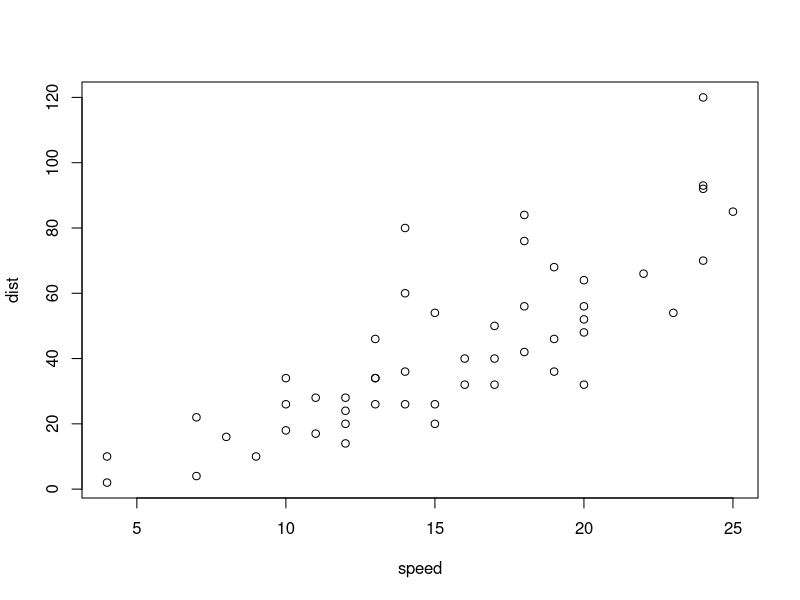
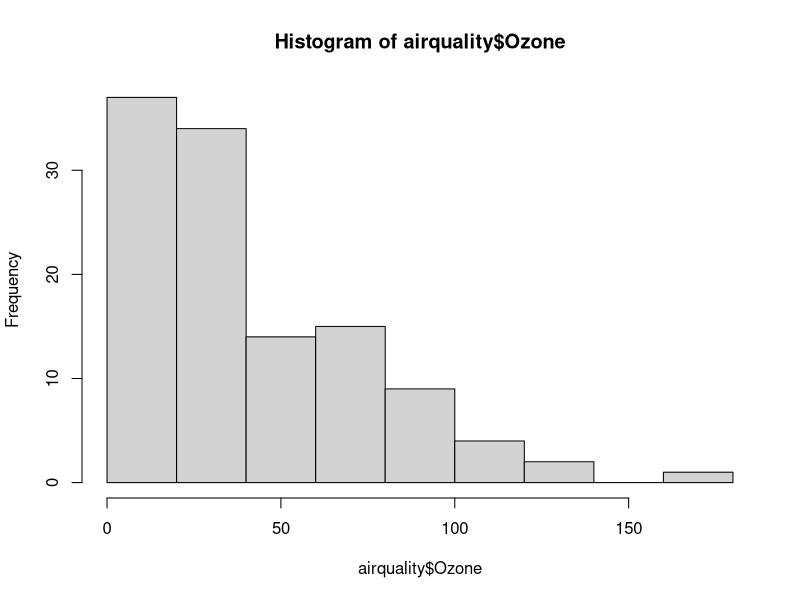
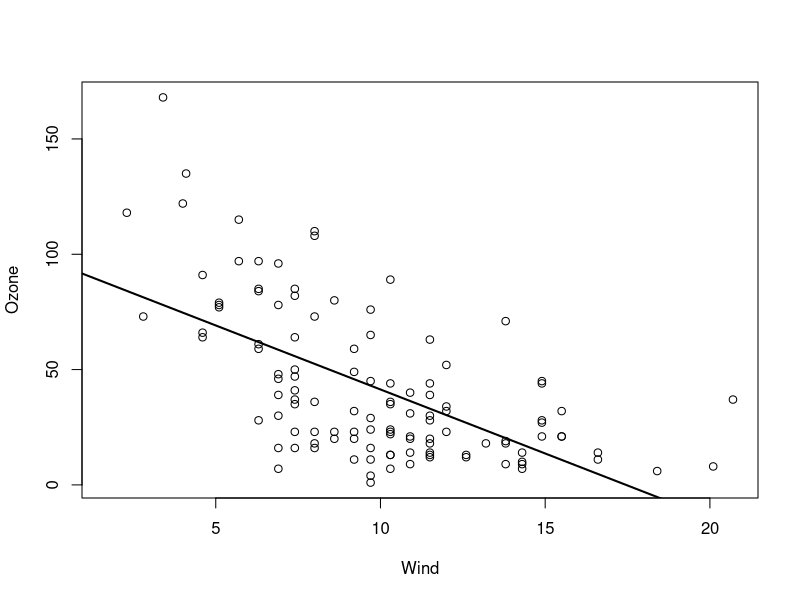
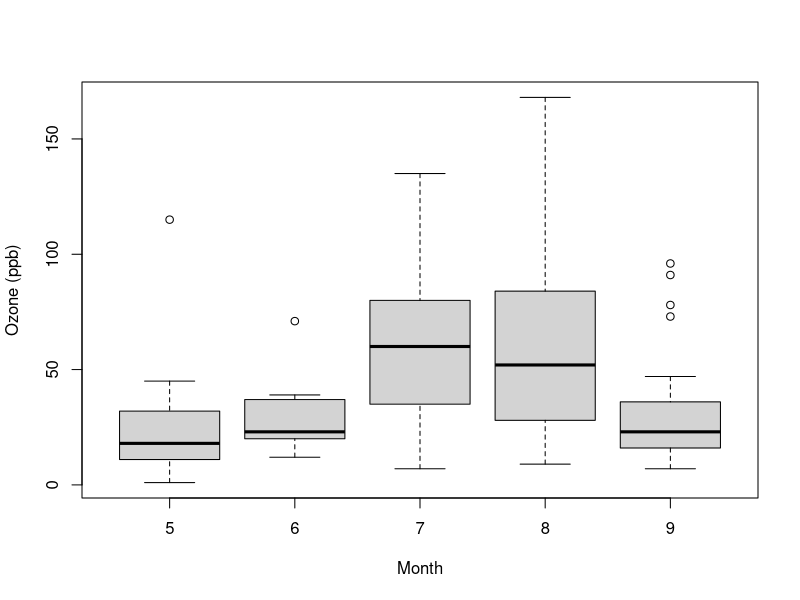
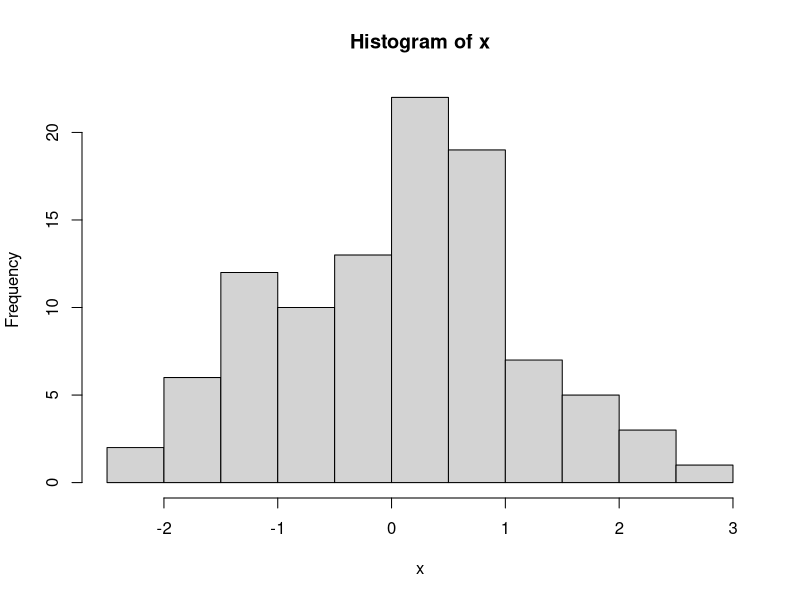
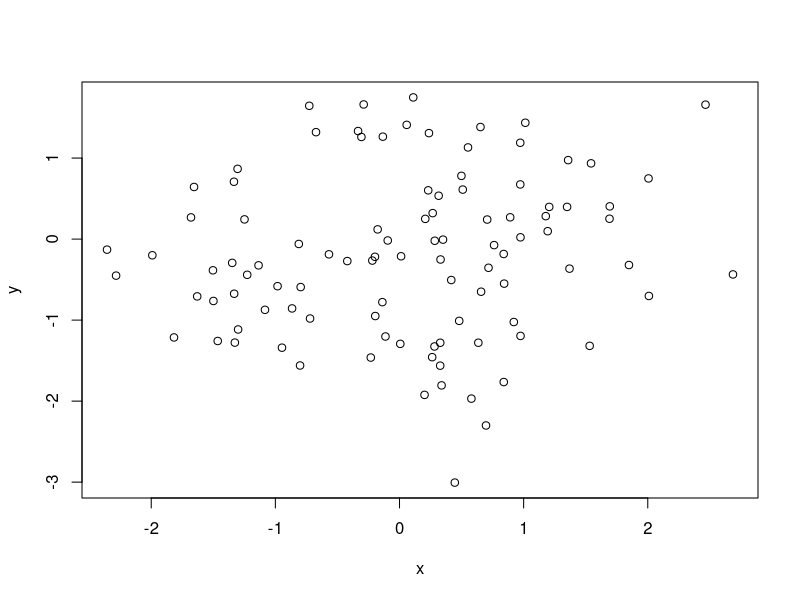
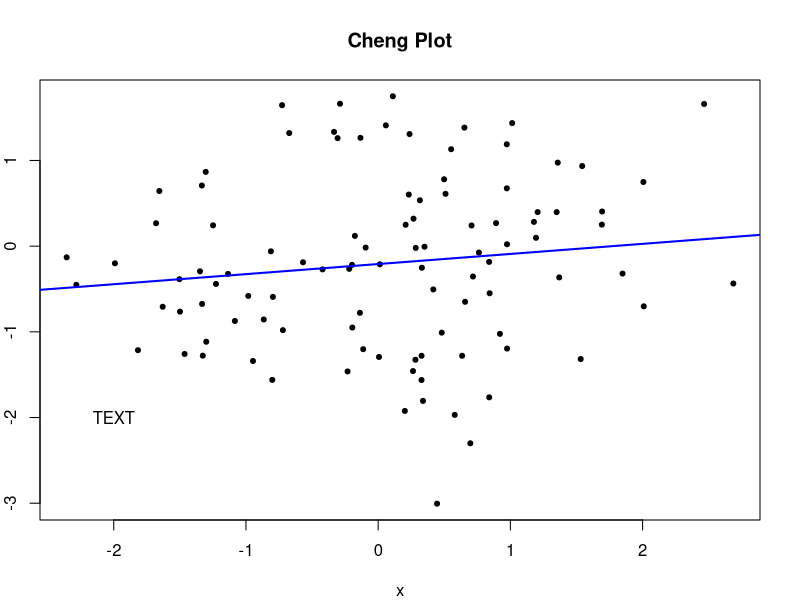
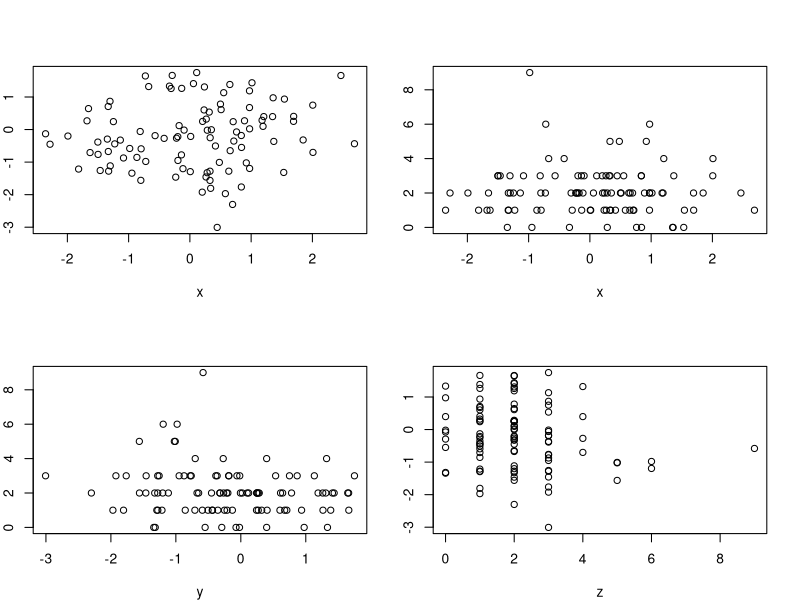

R code for these plots, in order:
#### Exploratory Data Analysis WEEK 1 ####




#### The Base Plotting System #### plot, hist, boxplot
## Original plot system
## cannot go back after started

## pch : plotting symbol
## lty : line type
## lwd : line with
## col : plotting color
## xlab, ylab : axis label
## main, sub : title for the plot


library(datasets)
data(cars)
with(cars, plot(speed, dist))

data(airquality)
hist(airquality$Ozone)

with(airquality,plot(Wind, Ozone))
model <- lm(Ozone ~ Wind, airquality)
abline(model, Wind, lwd = 2)

boxplot(Ozone ~ Month, airquality, xlab = 'Month', ylab = 'Ozone (ppb)')

## case study ##
x <- rnorm(100)
hist(x)
y <- rnorm(100)
plot(x,y)
par(mar = c(4,2,4,2))
plot(x,y, pch = 20)
title('Cheng Plot')
text(-2, -2, 'TEXT')
fit <- lm(y~x)
abline(fit, lwd = 2, col = 'blue')

## location
z <- rpois(100,2)
par(mfrow = c(2,2))
plot(x,y)
plot(x,z)
plot(y,z)
plot(z,y)





#### The Lattice System ####
## Created with a single function 
## Things are set automatically
## Cannot add anything after started




#### ggplot2 System ####
## Easier
## Default mode makes many choices for the user
## Mix of base and lattice

library(ggplot2)
data(mpg)
qplot(displ, hwy, data = mpg)
qplot(speed, dist, data = cars)




#### Graphics Device ####
## make a plot appear a window, a PDF, a JPEG
## pdf
## svg
## png
## jpeg
## tiff

## currently alive graphics device can be found by calling dev.cur()
## every open graphics device is assigned an interger >=2
## only occur one device at a time
## copy plots: dev.copy()   dev.copy2pdf

## create plot in pdf ##
pdf(file = 'My Plot.pdf')
library(datasets)
with(faithful, plot(eruptions, waiting))
title(main = 'Old Faithful Geyser Data')
dev.off()




